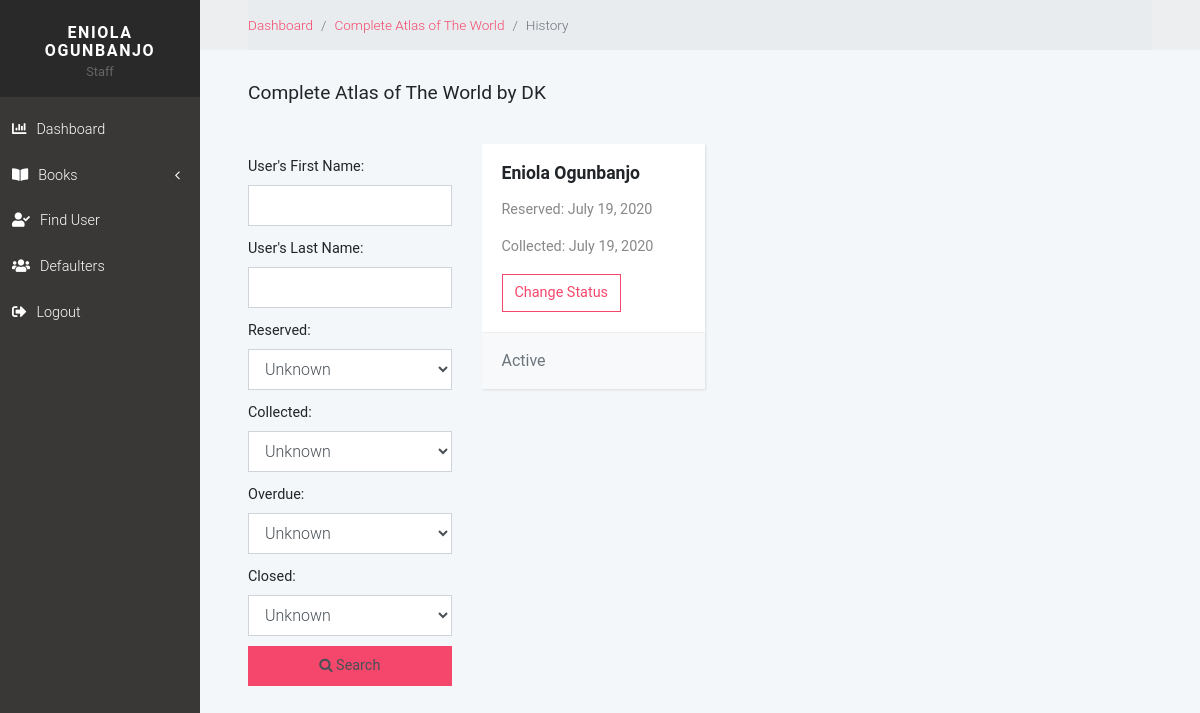
The app's page /dashboard/history/3/view/ (signed in), older data.
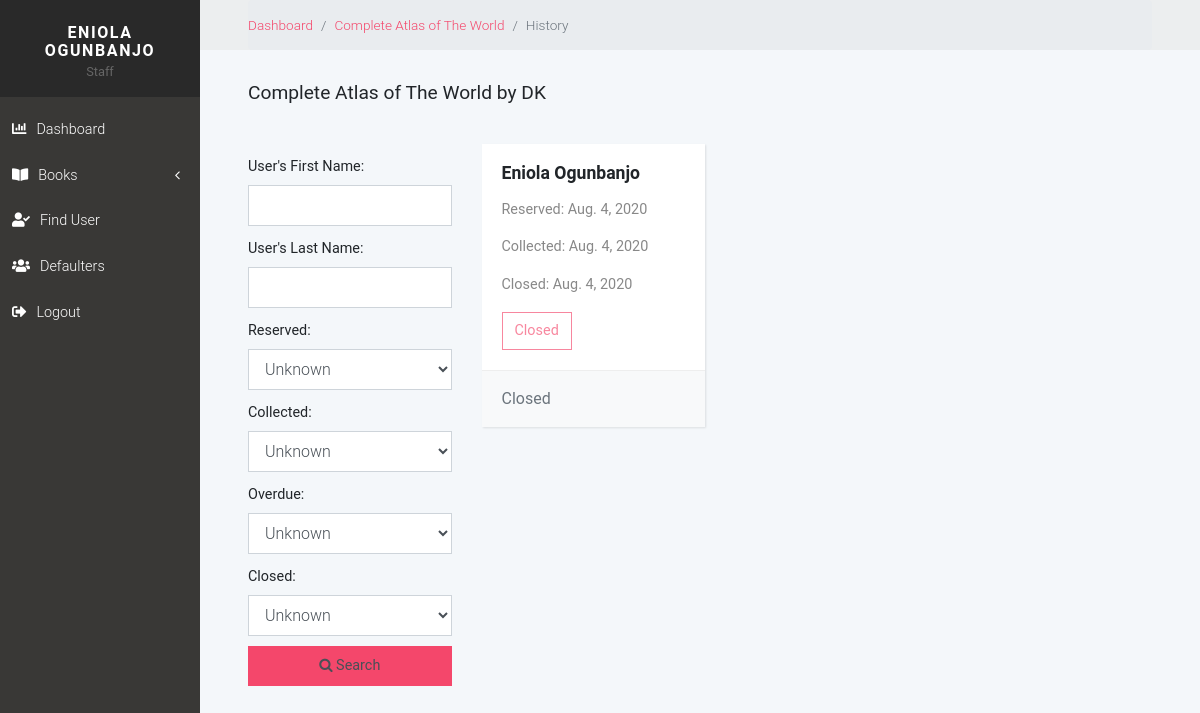
The same page, newer data.
### library/models.py (models this page shows, shortened)
class Checkout(models.Model):
    user = models.ForeignKey(to=User, on_delete=models.DO_NOTHING)
    book = models.ForeignKey(to=Book, on_delete=models.CASCADE)
    reserved = models.BooleanField(default=False)
    collected = models.BooleanField(default=False)
    overdue = models.BooleanField(default=False)
    closed = models.BooleanField(default=False)
    reserved_date = models.DateField(null=True, blank=True)
    collected_date = models.DateField(null=True, blank=True)
    closed_date = models.DateField(null=True, blank=True)
    class Meta:
        ordering = ['user']

### library/views.py (the view)
# urls.py: path('dashboard/history/<int:pk>/view/', views.history, name='history'),
@login_required
def history(request, pk):
    book = Book.objects.get(id=pk)
    history_list = Checkout.objects.filter(book__id=pk)
    history_filter = CheckoutFilter(request.GET, queryset=history_list)
    return render(request, 'history.html',
                  context={'filter': history_filter, 'book': book})

### library/context_processor.py (called while the page is built)
def notifications(request):
    if request.user.is_anonymous == True:
        return {'notifications_count': 0}
    else:
        user = request.user
        notifications = Notification.objects.filter(user=user,
                                                    read=False)
        return {'notifications_count': notifications.count()}

### library/models.py (called while the page is built)
    def __str__(self):
        return self.title + " by " + self.author.name

### templates/history.html (shortened to what the changed rows need)
{% extends 'base_dashboard.html' %}
{% load static %}
{% load widget_tweaks %}
{% load humanize %}
{% block main %}
    <div class="page">
        <section class="forms">
            <div class="container-fluid">
                <header>
                    <h1 class="h3 display">{{ book }}</h1>
                </header>
                <div class="content">
                    <div class="row">
                        <div class="col-md-9">
                            <div class="products">
                                <div class="row no-gutters">
                                    {% for entry in filter.qs %}
                                        <div class="col-12 col-md-6 col-lg-4">
                                            <div class="card">
                                                <div class="card-body">
                                                    <h4 class="card-title">{{ entry.user.get_full_name }}</h4>
                                                    {% if entry.reserved %}
                                                        <p class="card-text">
                                                            Reserved: {{ entry.reserved_date|naturalday }}</p>
                                                    {% endif %}
                                                    {% if entry.collected %}
                                                        <p class="card-text">
                                                            Collected: {{ entry.collected_date|naturalday }}
                                                        </p>
                                                    {% endif %}
                                                    {% if entry.closed %}
                                                        <p class="card-text">
                                                            Closed: {{ entry.closed_date|naturalday }}
                                                        </p>
                                                        <button data-toggle="modal"
                                                                href="#statusModal"
                                                                class="btn
                                                                btn-outline-primary"
                                                                disabled="">
                                                            Closed
                                                        </button>
                                                    {% else %}
                                                        <a data-toggle="modal"
                                                           href="#statusModal"
                                                           class="btn btn-outline-primary">Change
                                                            Status</a>
                                                    {% endif %}
                                                </div>
                                                <div class="card-footer text-muted">
                                                    {% if entry.closed %}
                                                        Closed
                                                    {% else %}
                                                        Active
                                                    {% endif %}
                                                </div>
                                            </div>
                                        </div>
                                    {% empty %}
                                        <div class="text-center">
                                            <h5 class="text-secondary m-4">
                                                Sorry, no entries match your
                                                request.</h5>
                                        </div>
                                    {% endfor %}
                                </div>
                            </div>
                        </div>
                    </div>
                </div>
            </div>
        </section>
    </div>
{% endblock %}

Row changes from the older to the newer data that the page shows:
changed Checkout "Eniola Ogunbanjo": reserved_date "July 19, 2020" → "Aug. 4, 2020"; collected_date "July 19, 2020" → "Aug. 4, 2020"; closed_date (not shown) → "Aug. 4, 2020"; closed "Change Status Active" → "Closed: Closed Closed"
